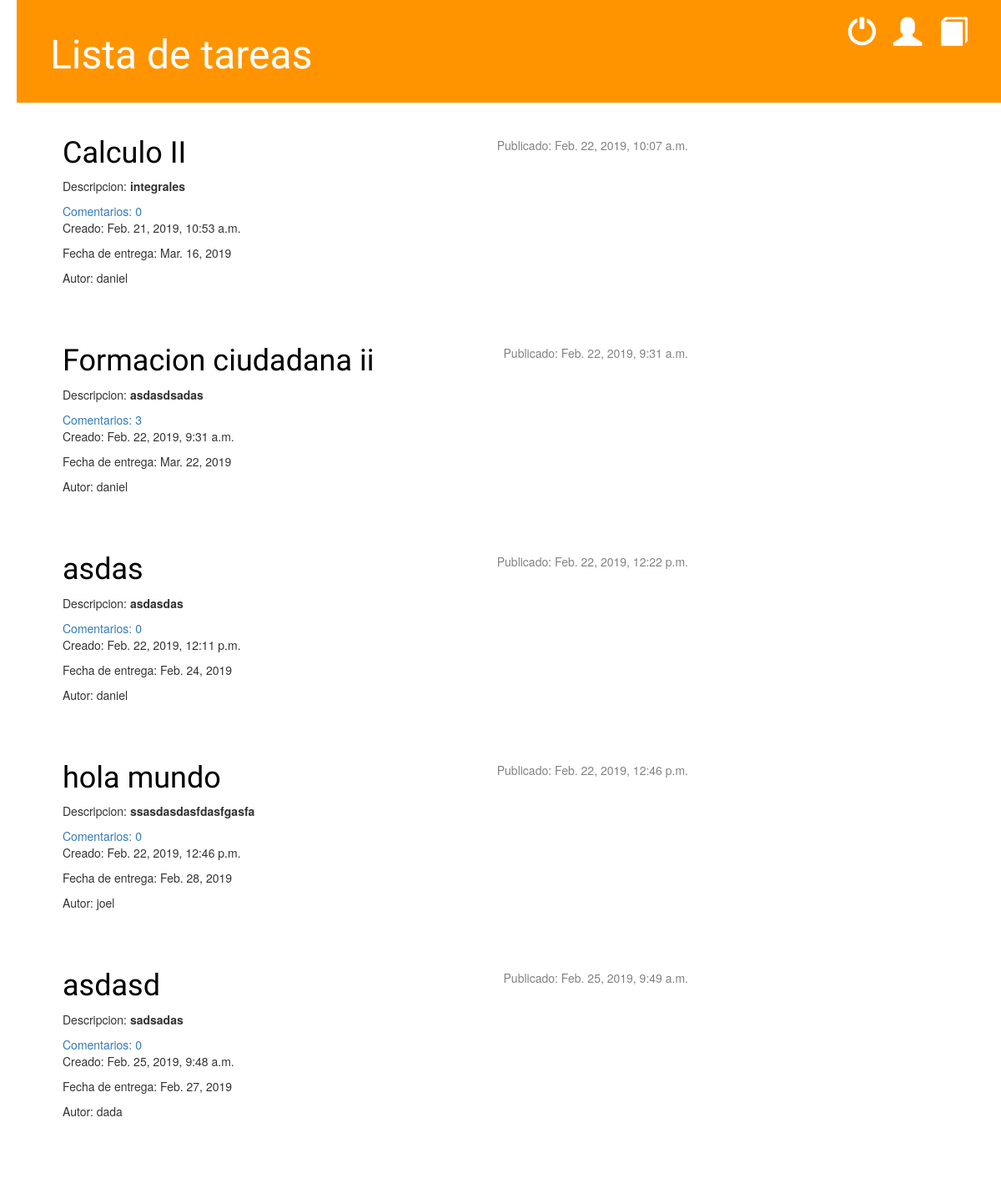
/, run on an earlier commit of the app's database.
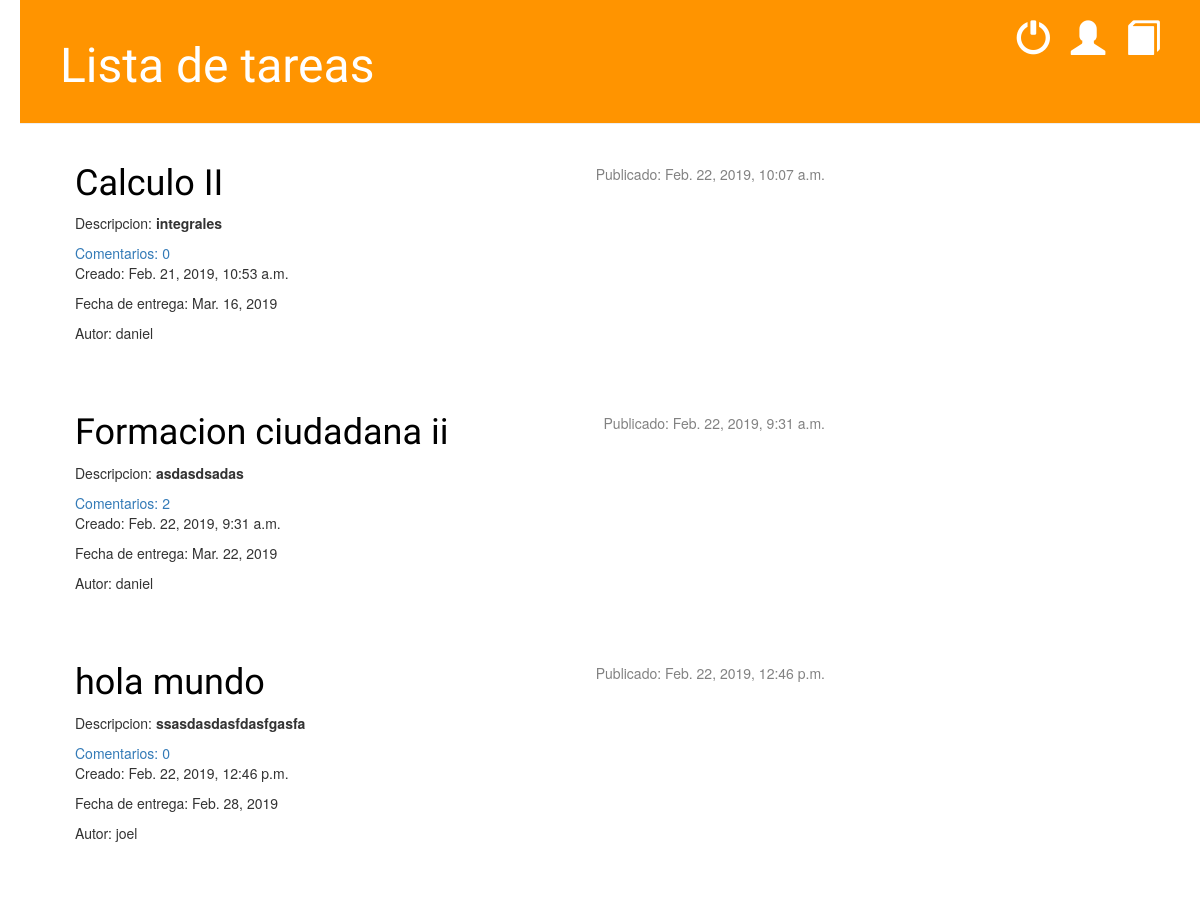
And on a later commit of the database.
### blog/models.py (models this page shows, shortened)
class Post(models.Model):
    author= models.ForeignKey('auth.User', on_delete=models.CASCADE)
    title= models.CharField(max_length=200)
    text= models.TextField()
    create_date= models.DateTimeField(default=timezone.now)
    entrega_date= models.DateField()
    published_date= models.DateTimeField(blank= True, null=True)
    def approved_comments(self):
        return self.comments.filter(approved_comment=True)

### blog/views.py (the view)
# urls.py: url(r'^$', views.PostList.as_view(), name='post_list'),
class PostList(ListView):
    model = Post
    context_object_name = "posts"

### blog/templates/blog/post_list.html
{% extends 'blog/base.html' %}
    {% block content %}
        {% for post in posts %}
                <div class="post">
                    {% if post.published_date%}
                    <div class="date">
                        <p> Publicado: {{ post.published_date }} </p>
                    </div>
                    <h1><a href="{% url 'post_detail' pk=post.pk %}">{{ post.title }}</a></h1>
                    <p>Descripcion: <strong>{{ post.text|linebreaksbr }}</strong> </p>
                    <a href="{% url 'post_detail' pk=post.pk %}">Comentarios: {{ post.approved_comments.count}}</a>
                    <p> Creado: {{ post.create_date }} </p>
                    <p> Fecha de entrega: {{post.entrega_date}}</p>
                    <p> Autor: {{post.author}}</p>
                {% endif %}
            </div>
        {% endfor %}
    {% endblock %}

What changed in the data, as far as the page shows it:
removed Post: published_date "Feb. 22, 2019, 12:22 p.m.", title "asdas", text "asdasdas", approved_comments.count "0", create_date "Feb. 22, 2019, 12:11 p.m.", entrega_date "Feb. 24, 2019", author "daniel"
removed Post: published_date "Feb. 25, 2019, 9:49 a.m.", title "asdasd", text "sadsadas", approved_comments.count "0", create_date "Feb. 25, 2019, 9:48 a.m.", entrega_date "Feb. 27, 2019", author "dada"
computed for Post "Formacion ciudadana ii": approved_comments.count "3" → "2"
